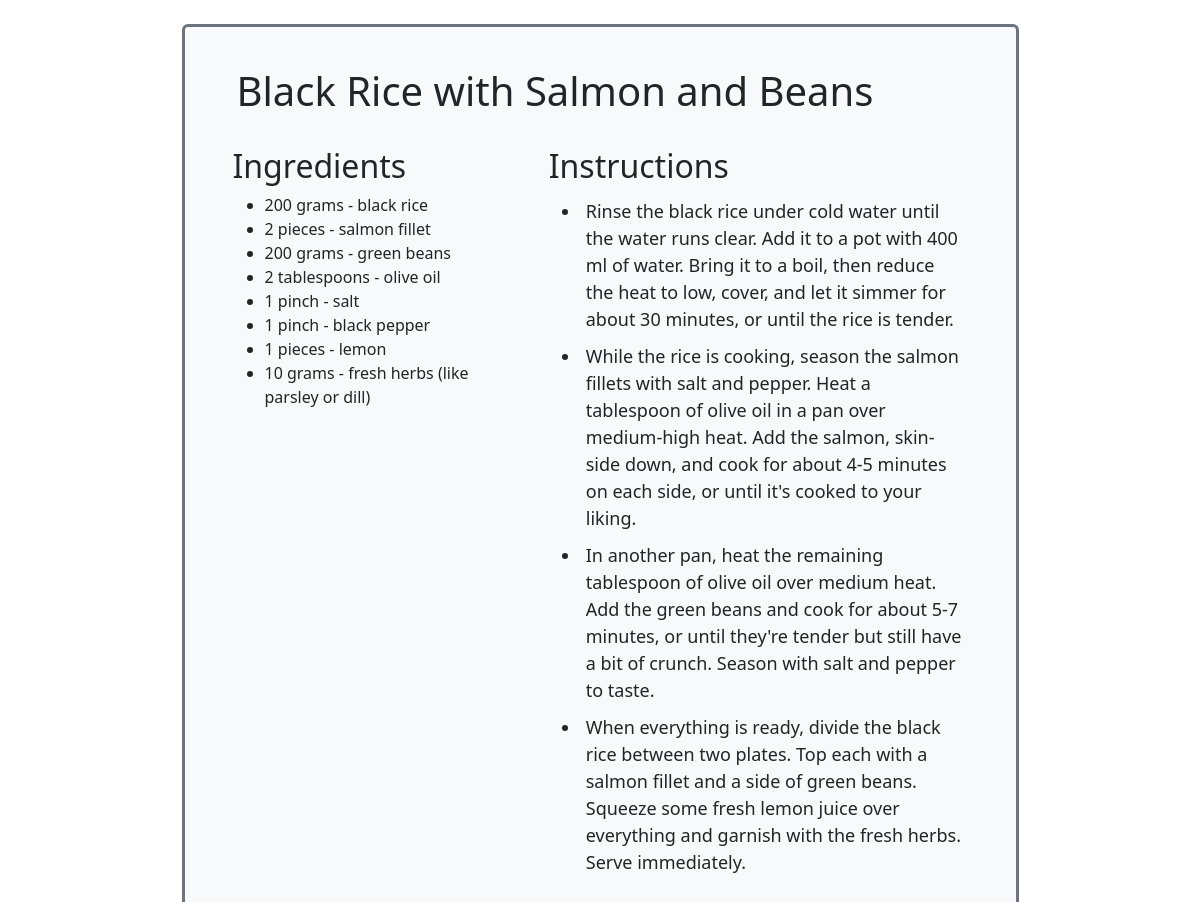
Page /recipe_kindle/1 on the committed database.
### app/models.py (models this page shows, shortened)
class Recipe(db.Model):
    id = db.Column(db.Integer, primary_key=True)
    title = db.Column(db.String(64), index=True)
    image_id = db.Column(db.String(64))
    vegetarian = db.Column(db.Boolean())
    dish_type = db.Column(db.String(64))
    timestamp = db.Column(db.DateTime, index=True, default=datetime.utcnow)
    ingredients = db.relationship('Ingredients', backref='recipe', lazy='dynamic')
    instructions = db.relationship('Instructions', backref='recipe', lazy='dynamic')

class Ingredients(db.Model):
    id = db.Column(db.Integer, primary_key=True)
    name = db.Column(db.String(140))
    unit = db.Column(db.String(140))
    amount = db.Column(db.Float())
    recipe_id = db.Column(db.Integer, db.ForeignKey('recipe.id'))

class Instructions(db.Model):
    id = db.Column(db.Integer, primary_key=True)
    instruction = db.Column(db.String(140))
    recipe_id = db.Column(db.Integer, db.ForeignKey('recipe.id'))

### app/routes.py (the view)
@app.route('/recipe_kindle/<id>')
def recipe_kindle(id):
    recipe = Recipe.query.filter_by(id=id).first_or_404()
    ingredients = []
    for ingredient in recipe.ingredients:
        if ingredient.amount.is_integer():
            amount = int(ingredient.amount)
        else:
            amount = ingredient.amount
        ingredients.append({'name':ingredient.name, 'unit':ingredient.unit, 'amount': amount})
    instructions = []
    for instruction in recipe.instructions:
         instructions.append(instruction.instruction)
    recipe_data = {
         'title':recipe.title,
         'ingredients':ingredients,
         'instructions':instructions
    }
    return render_template('kindle_recipe.html', title='Recipe Bot', recipe=recipe_data, image = recipe.image_id)

### app/templates/kindle_recipe.html
{% extends "base.html" %}
{% block app_content %}
<div class="content rounded bg-light text-dark p-4 border border-3 border-secondary w-75 ">
    <div class="row m-3">
        <h1>{{ recipe.title }}</h1>
    </div>
    <div class="m-4">
    <div class="row">
        <div class="col-5">
            <h2>Ingredients</h2>
                <ul>
                    {% for ingredient in recipe.ingredients %}
                        <li>{{ ingredient.amount }} {{ ingredient.unit }} - {{ ingredient.name }}</li>
                    {% endfor %}
            </ul>
        </div>
        <div class="col-7">
            <h2>Instructions</h2>
            <ul style="font-size: 18px;">
                {% for instruction in recipe.instructions %}
                <li style="padding: 5px;">{{ instruction }}</li>
                {% endfor %}
            </ul>
        </div>
    </div>
    </div>
</div>
{% endblock %}

### rows in the picture
Recipe: title "Black Rice with Salmon and Beans"
Ingredients: amount "200", unit "grams", name "black rice"
Ingredients: amount "2", unit "pieces", name "salmon fillet"
Ingredients: amount "200", unit "grams", name "green beans"
Ingredients: amount "2", unit "tablespoons", name "olive oil"
Ingredients: amount "1", unit "pinch", name "salt"
Ingredients: amount "1", unit "pinch", name "black pepper"
Ingredients: amount "1", unit "pieces", name "lemon"
Ingredients: amount "10", unit "grams", name "fresh herbs (like parsley or dill)"
Instructions: instruction "Rinse the black rice under cold water until the water runs clear. Add it to a pot with 400 ml of water. Bring it to a boil, then reduce the heat to low, cover, and let it simmer for about 30 minutes, or until the rice is tender."
Instructions: instruction "While the rice is cooking, season the salmon fillets with salt and pepper. Heat a tablespoon of olive oil in a pan over medium-high heat. Add the salmon, skin-side down, and cook for about 4-5 minutes on each side, or until it's cooked to your liking."
Instructions: instruction "In another pan, heat the remaining tablespoon of olive oil over medium heat. Add the green beans and cook for about 5-7 minutes, or until they're tender but still have a bit of crunch. Season with salt and pepper to taste."
Instructions: instruction "When everything is ready, divide the black rice between two plates. Top each with a salmon fillet and a side of green beans. Squeeze some fresh lemon juice over everything and garnish with the fresh herbs. Serve immediately."
